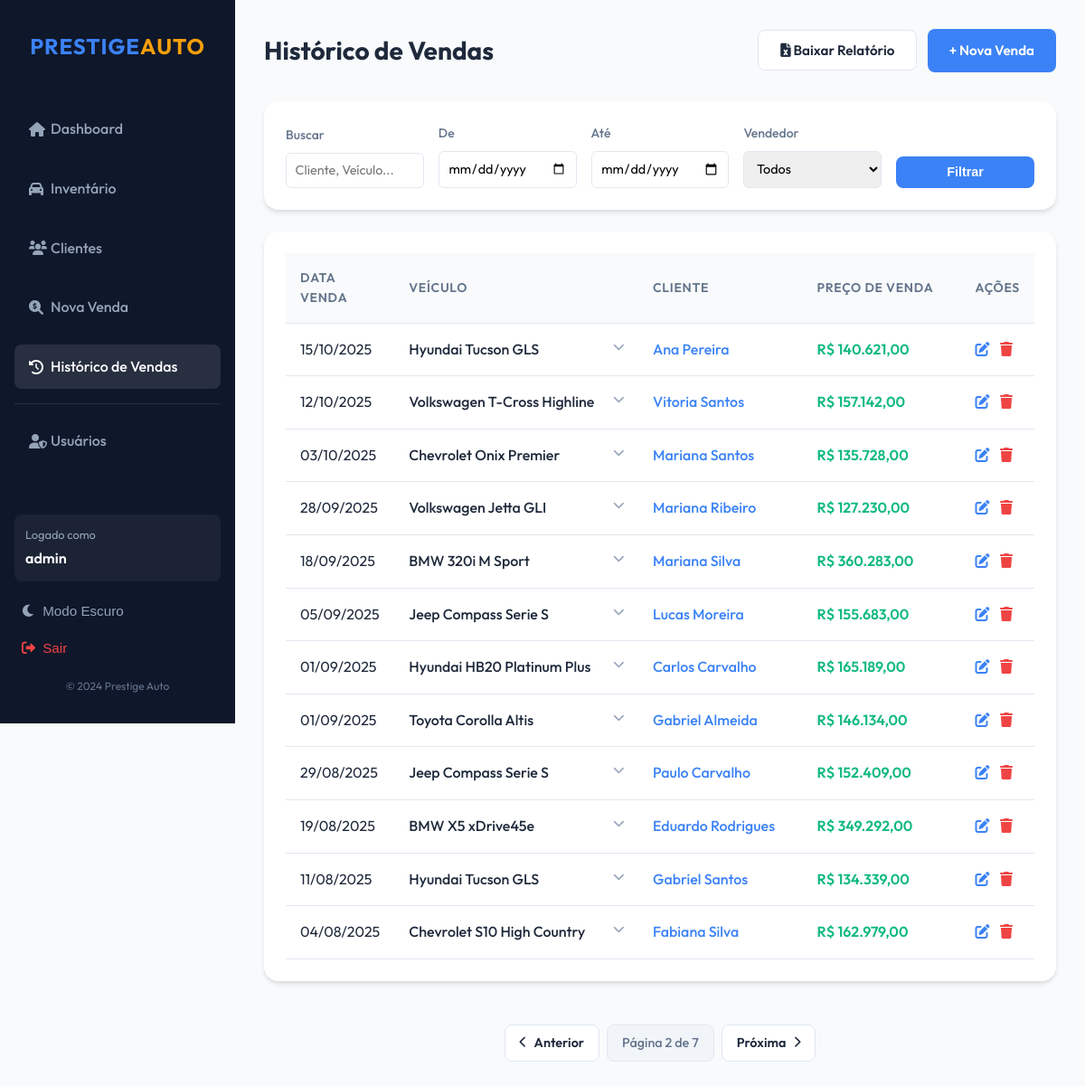
Screenshot of /sales/history/?page=2 (signed in) with the database file from the repository.
### sales/models.py (models this page shows, shortened)
class Sale(models.Model):
    vehicle = models.OneToOneField(Vehicle, verbose_name="Veículo", on_delete=models.PROTECT, related_name='sale')
    customer = models.ForeignKey(Customer, verbose_name="Cliente", on_delete=models.PROTECT, related_name='purchases')
    salesperson = models.ForeignKey(User, verbose_name="Vendedor", on_delete=models.PROTECT, related_name='sales')
    sale_price = models.DecimalField("Preço de Venda", max_digits=10, decimal_places=2)
    sale_date = models.DateField("Data da Venda", default=timezone.now)
    notes = models.TextField("Observações", blank=True)
    class Meta:
        verbose_name = "Venda"
        verbose_name_plural = "Vendas"

class Vehicle(models.Model):
    STATUS_CHOICES = [
        ('available', 'Disponível'),
        ('sold', 'Vendido'),
        ('maintenance', 'Em Manutenção'),
    ]
    make = models.CharField("Marca", max_length=50)
    model = models.CharField("Modelo", max_length=50)
    year = models.PositiveIntegerField("Ano")
    price = models.DecimalField("Preço", max_digits=10, decimal_places=2)
    vin = models.CharField("Chassi (VIN)", max_length=17, unique=True)
    license_plate = models.CharField("Placa", max_length=7, blank=True, null=True, unique=True)
    mileage = models.PositiveIntegerField("Quilometragem")
    color = models.CharField("Cor", max_length=30)
    status = models.CharField("Status", max_length=20, choices=STATUS_CHOICES, default='available')
    image = models.ImageField("Imagem do Veículo", upload_to='vehicles/', blank=True, null=True)
    image_url = models.TextField("URL ou Base64 da Imagem", blank=True, help_text="Link para a imagem ou código Base64")
    description = models.TextField("Descrição", blank=True)
    created_at = models.DateTimeField("Adicionado em", auto_now_add=True)
    class Meta:
        verbose_name = "Veículo"
        verbose_name_plural = "Veículos"

class Customer(models.Model):
    STATUS_CHOICES = [
        ('lead', 'Lead (Potencial)'),
        ('contacted', 'Contatado'),
        ('interested', 'Interessado'),
        ('purchased', 'Comprou'),
        ('lost', 'Perdido'),
    ]
    first_name = models.CharField("Nome", max_length=50)
    last_name = models.CharField("Sobrenome", max_length=50)
    email = models.EmailField("E-mail", unique=True)
    phone = models.CharField("Telefone", max_length=20)
    address = models.TextField("Endereço", blank=True)
    status = models.CharField("Status", max_length=20, choices=STATUS_CHOICES, default='lead')
    created_at = models.DateTimeField("Criado em", auto_now_add=True)
    assigned_to = models.ForeignKey(User, verbose_name="Atribuído a", on_delete=models.SET_NULL, null=True, blank=True, related_name='customers')
    class Meta:
        verbose_name = "Cliente"
        verbose_name_plural = "Clientes"
    def __str__(self):
        return f"{self.first_name} {self.last_name}"

### sales/views.py (the view, shortened to what this page needs)
# urls.py: path('sales/history/', views.sale_list, name='sale_list'),
@login_required
@login_required
def sale_list(request):
    sales = Sale.objects.select_related('vehicle', 'customer', 'salesperson').all().order_by('-sale_date')
    users = User.objects.all()
    search_query = request.GET.get('search', '')
    date_min = request.GET.get('date_min', '')
    date_max = request.GET.get('date_max', '')
    salesperson_id = request.GET.get('salesperson', '')
    if date_min:
        sales = sales.filter(sale_date__gte=date_min)
    if date_max:
        sales = sales.filter(sale_date__lte=date_max)
    if salesperson_id:
        sales = sales.filter(salesperson_id=salesperson_id)
    available_months = Sale.objects.dates('sale_date', 'month', order='DESC')
    paginator = Paginator(sales, 12)
    page_number = request.GET.get('page')
    page_obj = paginator.get_page(page_number)
    context = {
        'sales': page_obj,
        'active_tab': 'sales_history',
        'users': users,
        'available_months': available_months,
        'search_query': search_query,
        'date_min': date_min,
        'date_max': date_max,
        'selected_salesperson': int(salesperson_id) if salesperson_id else '',
        'can_delete': is_manager_or_superuser(request.user)
    }
    return render(request, 'sales/sale_list.html', context)

### sales/templates/sales/sale_list.html (shortened to what this page needs)
{% extends 'sales/base.html' %}
{% load humanize %}
{% block content %}
<div class="header">
    <h2 style="font-size: 1.75rem; font-weight: 700;">Histórico de Vendas</h2>
    <div>
        <button type="button" onclick="openExportModal()" class="btn btn-secondary"
            style="margin-right: 0.5rem; font-family: inherit;"><i class="fas fa-file-excel"></i> Baixar
            Relatório</button>
        <a href="{% url 'create_sale' %}" class="btn btn-primary">+ Nova Venda</a>
    </div>
</div>
<div class="card" style="margin-bottom: 1.5rem;">
    <form method="get"
        style="display: grid; grid-template-columns: repeat(auto-fit, minmax(150px, 1fr)); gap: 1rem; align-items: end;">
        <div>
            <label
                style="display: block; margin-bottom: 0.5rem; font-size: 0.875rem; font-weight: 500; color: #64748b;">Buscar</label>
            <input type="text" name="search" value="{{ search_query }}" placeholder="Cliente, Veículo..."
                style="width: 100%; padding: 0.6rem; border: 1px solid #e2e8f0; border-radius: 6px; font-size: 0.9rem;">
        </div>
        <div>
            <label
                style="display: block; margin-bottom: 0.5rem; font-size: 0.875rem; font-weight: 500; color: #64748b;">De</label>
            <input type="date" name="date_min" value="{{ date_min }}"
                style="width: 100%; padding: 0.6rem; border: 1px solid #e2e8f0; border-radius: 6px; font-size: 0.9rem;">
        </div>
        <div>
            <label
                style="display: block; margin-bottom: 0.5rem; font-size: 0.875rem; font-weight: 500; color: #64748b;">Até</label>
            <input type="date" name="date_max" value="{{ date_max }}"
                style="width: 100%; padding: 0.6rem; border: 1px solid #e2e8f0; border-radius: 6px; font-size: 0.9rem;">
        </div>
        <div>
            <label
                style="display: block; margin-bottom: 0.5rem; font-size: 0.875rem; font-weight: 500; color: #64748b;">Vendedor</label>
            <select name="salesperson"
                style="width: 100%; padding: 0.6rem; border: 1px solid #e2e8f0; border-radius: 6px; font-size: 0.9rem;">
                <option value="">Todos</option>
            </select>
        </div>
        <div style="display: flex; gap: 0.5rem;">
            <button type="submit" class="btn btn-primary"
                style="flex: 1; padding: 0.6rem; font-size: 0.9rem;">Filtrar</button>
        </div>
    </form>
</div>
<div class="card">
    <div class="table-container">
        <table>
            <thead>
                <tr>
                    <th style="width: 120px;">Data Venda</th>
                    <th>Veículo</th>
                    <th>Cliente</th>
                    <th>Preço de Venda</th>
                    <th style="width: 80px;">Ações</th>
                </tr>
            </thead>
            <tbody>
                {% for sale in sales %}
                <tr onclick="toggleDetails('{{ sale.pk }}')" style="cursor: pointer; transition: background 0.2s;"
                    onmouseover="this.style.background='#f8fafc'" onmouseout="this.style.background='transparent'">
                    <td>{{ sale.sale_date|date:"d/m/Y" }}</td>
                    <td style="font-weight: 500;">
                        {{ sale.vehicle.make }} {{ sale.vehicle.model }}
                        <i class="fas fa-chevron-down" id="icon-{{ sale.pk }}"
                            style="float: right; color: #94a3b8; font-size: 0.8rem; margin-top: 4px;"></i>
                    </td>
                    <td><a href="{% url 'customer_detail' sale.customer.pk %}" onclick="event.stopPropagation();"
                            style="color: var(--secondary-color); font-weight: 500;">{{ sale.customer }}</a></td>
                    <td style="font-weight: 600; color: var(--success-color);">R$ {{ sale.sale_price|intcomma }}</td>
                    <td onclick="event.stopPropagation();">
                        <a href="{% url 'edit_sale' sale.pk %}" class="btn-icon" title="Editar"
                            style="color: #3b82f6; margin-right: 0.5rem;"><i class="fas fa-edit"></i></a>
                        {% if can_delete %}
                        <a href="{% url 'delete_sale' sale.pk %}" class="btn-icon" title="Excluir"
                            style="color: #ef4444;"><i class="fas fa-trash"></i></a>
                        {% endif %}
                    </td>
                </tr>
                {% empty %}
                <tr>
                    <td colspan="5" style="text-align: center; padding: 2rem;">Nenhuma venda registrada.</td>
                </tr>
                {% endfor %}
            </tbody>
        </table>
    </div>
</div>
{% if sales.paginator.num_pages > 1 %}
<div class="pagination">
    {% if sales.has_previous %}
    <a href="?page={{ sales.previous_page_number }}"
        class="btn-pagination"><i class="fas fa-chevron-left"></i> Anterior</a>
    {% endif %}
    <span class="pagination-info">Página {{ sales.number }} de {{ sales.paginator.num_pages }}</span>
    {% if sales.has_next %}
    <a href="?page={{ sales.next_page_number }}"
        class="btn-pagination">Próxima <i class="fas fa-chevron-right"></i></a>
    {% endif %}
</div>
{% endif %}
{% endblock %}

### sales/templates/sales/base.html (shortened to what this page needs)
{% load static %}
<!DOCTYPE html>
<html lang="pt-br">
<head>
    <link rel="stylesheet" href="{% static 'css/style.css' %}?v=7">
    <link rel="stylesheet" href="https://cdnjs.cloudflare.com/ajax/libs/font-awesome/6.0.0/css/all.min.css">
</head>
<body>
    <div class="app-container">
        <aside class="sidebar">
            <h1>PRESTIGE<span style="color:var(--accent-color)">AUTO</span></h1>
            <ul class="nav-links">
                <li>
                    <a href="{% url 'dashboard' %}" class="{% if active_tab == 'dashboard' %}active{% endif %}">
                        <i class="fas fa-home" style="width: 24px;"></i> Dashboard
                    </a>
                </li>
                <li>
                    <a href="{% url 'vehicle_list' %}" class="{% if active_tab == 'vehicles' %}active{% endif %}">
                        <i class="fas fa-car" style="width: 24px;"></i> Inventário
                    </a>
                </li>
                <li>
                    <a href="{% url 'customer_list' %}" class="{% if active_tab == 'customers' %}active{% endif %}">
                        <i class="fas fa-users" style="width: 24px;"></i> Clientes
                    </a>
                </li>
                <li>
                    <a href="{% url 'create_sale' %}" class="{% if active_tab == 'sales' %}active{% endif %}">
                        <i class="fas fa-search-dollar" style="width: 24px;"></i> Nova Venda
                    </a>
                </li>
                <li>
                    <a href="{% url 'sale_list' %}" class="{% if active_tab == 'sales_history' %}active{% endif %}">
                        <i class="fas fa-history" style="width: 24px;"></i> Histórico de Vendas
                    </a>
                </li>
                {% if request.user.is_superuser or "Gerentes" in request.user.groups.all.0.name %}
                <li style="border-top: 1px solid rgba(255,255,255,0.1); margin-top: 1rem; padding-top: 1rem;">
                    <a href="{% url 'user_list' %}" class="{% if active_tab == 'users' %}active{% endif %}">
                        <i class="fas fa-user-shield" style="width: 24px;"></i> Usuários
                    </a>
                </li>
                {% endif %}
            </ul>
            <div style="margin-top: auto; padding-top: 2rem;">
                <div
                    style="margin-bottom: 1rem; padding: 0.75rem; background: rgba(255,255,255,0.05); border-radius: 8px;">
                    <div style="font-size: 0.8rem; color: #94a3b8; margin-bottom: 0.25rem;">Logado como</div>
                    <div style="font-weight: 600; color: white;">{{ user.username }}</div>
                </div>
                <button type="button" id="darkModeToggle"
                    style="width: 100%; text-align: left; background: none; border: none; color: #94a3b8; font-size: 0.95rem; font-weight: 500; cursor: pointer; padding: 0.5rem; display: flex; align-items: center; justify-content: flex-start; gap: 0.5rem; margin-bottom: 0.5rem;">
                    <i class="fas fa-moon"></i> Modo Escuro
                </button>
                <form action="{% url 'logout' %}" method="post">
                    <button type="submit"
                        style="width: 100%; text-align: left; background: none; border: none; color: #ef4444; font-size: 0.95rem; font-weight: 500; cursor: pointer; padding: 0.5rem; display: flex; align-items: center; justify-content: flex-start; gap: 0.5rem;">
                        <i class="fas fa-sign-out-alt"></i> Sair
                    </button>
                </form>
            </div>
            <div style="margin-top: 1rem; color: #64748b; font-size: 0.75rem; text-align: center;">
                &copy; 2024 Prestige Auto
            </div>
        </aside>
        <main class="main-content">
            {% block content %}
            {% endblock %}
        </main>
    </div>
</body>
</html>

### rows the page displays
Sale: sale_date "15/10/2025", vehicle.make "Hyundai", vehicle.model "Tucson GLS", customer "Ana Pereira", sale_price "140.621,00"
Sale: sale_date "12/10/2025", vehicle.make "Volkswagen", vehicle.model "T-Cross Highline", customer "Vitoria Santos", sale_price "157.142,00"
Sale: sale_date "03/10/2025", vehicle.make "Chevrolet", vehicle.model "Onix Premier", customer "Mariana Santos", sale_price "135.728,00"
Sale: sale_date "28/09/2025", vehicle.make "Volkswagen", vehicle.model "Jetta GLI", customer "Mariana Ribeiro", sale_price "127.230,00"
Sale: sale_date "18/09/2025", vehicle.make "BMW", vehicle.model "320i M Sport", customer "Mariana Silva", sale_price "360.283,00"
Sale: sale_date "05/09/2025", vehicle.make "Jeep", vehicle.model "Compass Serie S", customer "Lucas Moreira", sale_price "155.683,00"
Sale: sale_date "01/09/2025", vehicle.make "Hyundai", vehicle.model "HB20 Platinum Plus", customer "Carlos Carvalho", sale_price "165.189,00"
Sale: sale_date "01/09/2025", vehicle.make "Toyota", vehicle.model "Corolla Altis", customer "Gabriel Almeida", sale_price "146.134,00"
Sale: sale_date "29/08/2025", vehicle.make "Jeep", vehicle.model "Compass Serie S", customer "Paulo Carvalho", sale_price "152.409,00"
Sale: sale_date "19/08/2025", vehicle.make "BMW", vehicle.model "X5 xDrive45e", customer "Eduardo Rodrigues", sale_price "349.292,00"
Sale: sale_date "11/08/2025", vehicle.make "Hyundai", vehicle.model "Tucson GLS", customer "Gabriel Santos", sale_price "134.339,00"
Sale: sale_date "04/08/2025", vehicle.make "Chevrolet", vehicle.model "S10 High Country", customer "Fabiana Silva", sale_price "162.979,00"

### other values shown
{{ user.username }} "admin"
{{ sales.number }} "2"
{{ sales.paginator.num_pages }} "7"
